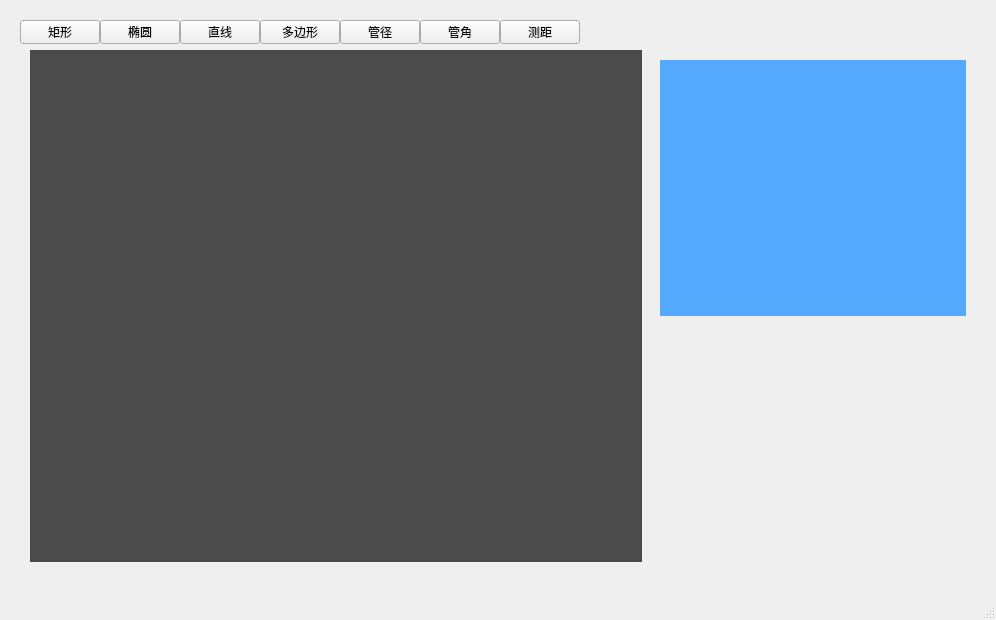
<?xml version="1.0" encoding="UTF-8"?>
<ui version="4.0">
 <class>MainWindow</class>
 <widget class="QMainWindow" name="MainWindow">
  <property name="geometry">
   <rect>
    <x>0</x>
    <y>0</y>
    <width>996</width>
    <height>620</height>
   </rect>
  </property>
  <property name="windowTitle">
   <string>MainWindow</string>
  </property>
  <widget class="QWidget" name="centralwidget">
   <widget class="ROIAndVertex" name="label">
    <property name="geometry">
     <rect>
      <x>30</x>
      <y>50</y>
      <width>612</width>
      <height>512</height>
     </rect>
    </property>
    <property name="styleSheet">
     <string notr="true">background-color: rgb(75, 75, 75);</string>
    </property>
    <property name="text">
     <string/>
    </property>
   </widget>
   <widget class="QPushButton" name="rectBtn">
    <property name="geometry">
     <rect>
      <x>20</x>
      <y>20</y>
      <width>80</width>
      <height>24</height>
     </rect>
    </property>
    <property name="text">
     <string>矩形</string>
    </property>
   </widget>
   <widget class="QPushButton" name="ellipseBtn">
    <property name="geometry">
     <rect>
      <x>100</x>
      <y>20</y>
      <width>80</width>
      <height>24</height>
     </rect>
    </property>
    <property name="text">
     <string>椭圆</string>
    </property>
   </widget>
   <widget class="QPushButton" name="lineBtn">
    <property name="geometry">
     <rect>
      <x>180</x>
      <y>20</y>
      <width>80</width>
      <height>24</height>
     </rect>
    </property>
    <property name="text">
     <string>直线</string>
    </property>
   </widget>
   <widget class="QPushButton" name="polygonBtn">
    <property name="geometry">
     <rect>
      <x>260</x>
      <y>20</y>
      <width>80</width>
      <height>24</height>
     </rect>
    </property>
    <property name="text">
     <string>多边形</string>
    </property>
   </widget>
   <widget class="QPushButton" name="pipeBtn">
    <property name="geometry">
     <rect>
      <x>340</x>
      <y>20</y>
      <width>80</width>
      <height>24</height>
     </rect>
    </property>
    <property name="text">
     <string>管径</string>
    </property>
   </widget>
   <widget class="QPushButton" name="angleBtn">
    <property name="geometry">
     <rect>
      <x>420</x>
      <y>20</y>
      <width>80</width>
      <height>24</height>
     </rect>
    </property>
    <property name="text">
     <string>管角</string>
    </property>
   </widget>
   <widget class="ShadowLabel" name="label1">
    <property name="geometry">
     <rect>
      <x>660</x>
      <y>60</y>
      <width>306</width>
      <height>256</height>
     </rect>
    </property>
    <property name="styleSheet">
     <string notr="true">background-color: rgb(85, 170, 255);</string>
    </property>
    <property name="text">
     <string/>
    </property>
   </widget>
   <widget class="QPushButton" name="distanceBtn">
    <property name="geometry">
     <rect>
      <x>500</x>
      <y>20</y>
      <width>80</width>
      <height>24</height>
     </rect>
    </property>
    <property name="text">
     <string>测距</string>
    </property>
   </widget>
  </widget>
  <widget class="QMenuBar" name="menubar">
   <property name="geometry">
    <rect>
     <x>0</x>
     <y>0</y>
     <width>996</width>
     <height>21</height>
    </rect>
   </property>
  </widget>
  <widget class="QStatusBar" name="statusbar"/>
 </widget>
 <customwidgets>
  <customwidget>
   <class>ROIAndVertex</class>
   <extends>QLabel</extends>
   <header>roiandvertex.h</header>
  </customwidget>
  <customwidget>
   <class>ShadowLabel</class>
   <extends>QLabel</extends>
   <header>shadowlabel.h</header>
  </customwidget>
 </customwidgets>
 <resources/>
 <connections/>
</ui>
